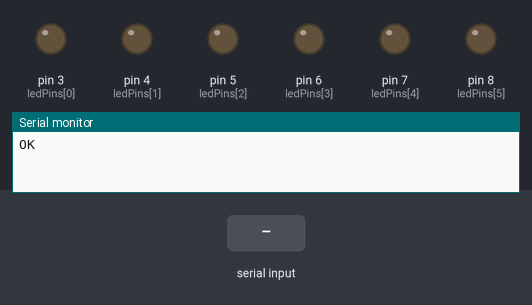
The sketch below on a simulated Arduino Uno, built with avr-gcc and run on an emulated ATmega328P. Parts: output pins drawn as LEDs (lit = HIGH), the last lines printed to the serial monitor. Inputs (shaded band) come from the test bench.

Above: at 1.2 s.
1.3 s: "1" received over Serial
At 2.7 s:
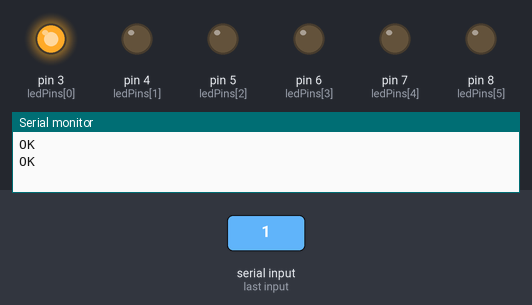
3.8 s: "0" received over Serial
At 5.8 s:
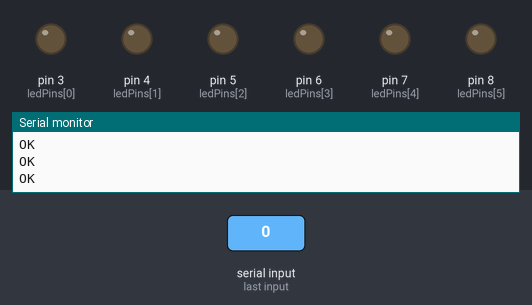
Timing chart, 0 to 7.3 s (numbered marks = the images above; inputs shaded):
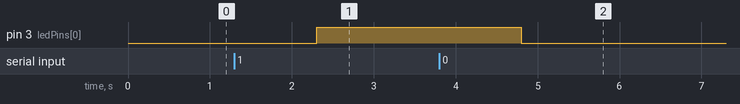

The sketch:

SerialLedArdtoVIM.ino
```cpp
#include<HardwareSerial.h>
String a;
int status = true;
int ledPins[] = {3, 4, 5, 6, 7, 8};
byte count;
#define nBits sizeof(ledPins)/sizeof(ledPins[0])

void setup() {
  for(byte i=0; i<nBits; i++){
    pinMode(ledPins[i], OUTPUT);}
    Serial.begin(9600); }// opens serial port, sets data rate to 9600 bps

void loop(){
if(status == true){
   Serial.write("OK\r\n");
    //delay(2);
      status = 2;
 }
while(Serial.available()) {
a= Serial.readString(); // read the incoming data
    String led1 = a.substring(0,1);
    String led2 = a.substring(2,3);
    String led3 = a.substring(4,5);
    String led4 = a.substring(6,7);
    String led5 = a.substring(8,9);
    String led6 = a.substring(10,11);
    if(led1 == "1"){ digitalWrite(ledPins[0],HIGH); } else { digitalWrite(ledPins[0],LOW); }
    if(led2 == "1"){ digitalWrite(ledPins[1],HIGH); } else { digitalWrite(ledPins[1],LOW); }
    if(led3 == "1"){ digitalWrite(ledPins[2],HIGH); } else { digitalWrite(ledPins[2],LOW); }
    if(led4 == "1"){ digitalWrite(ledPins[3],HIGH); } else { digitalWrite(ledPins[3],LOW); }
    if(led5 == "1"){ digitalWrite(ledPins[4],HIGH); } else { digitalWrite(ledPins[4],LOW); }
    if(led6 == "1"){ digitalWrite(ledPins[5],HIGH); } else { digitalWrite(ledPins[5],LOW); }
    status = 1;
    //delay(100);
  }
}
```

Measured:
- after the input at 1.3 s, pin 3 (ledPins[0]): LOW → HIGH after 1.0 s
- after the input at 3.8 s, pin 3 (ledPins[0]): HIGH → LOW after 1.0 s
